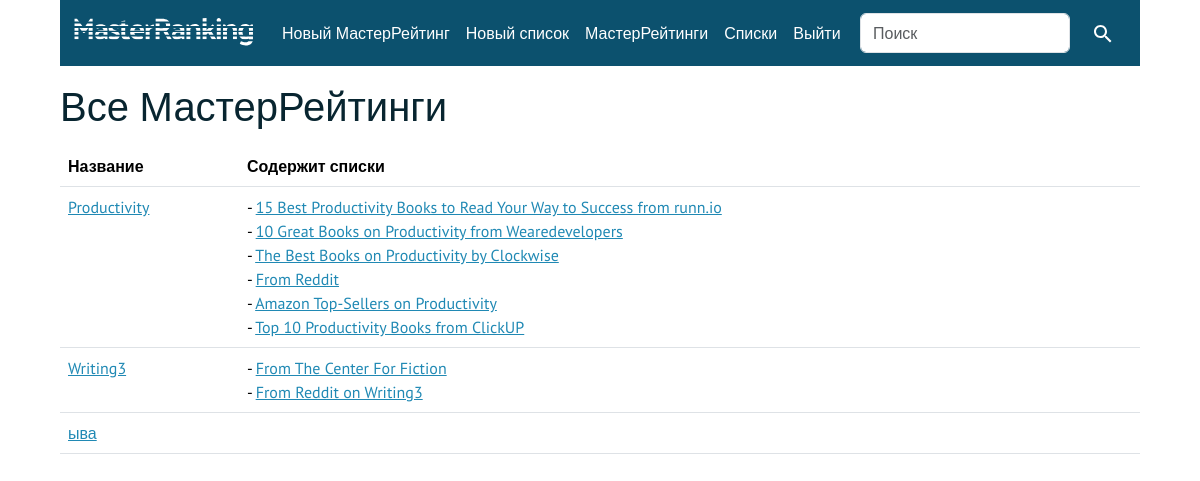
The page /masters (signed in) on the database its author committed.
### list/models.py (models this page shows, shortened)
class Master(models.Model):
    name = models.CharField(max_length=960)
    time = models.DateTimeField(auto_now_add=True, null=True)
    slug = models.SlugField(max_length=250, null=True, blank=True)
    user = models.ForeignKey(User, on_delete=models.CASCADE)
    class Meta:
        constraints = [
            models.UniqueConstraint(fields=['name', 'user'], name='У пользователя не должно быть несколько МастерРейтингов с одним названием'),
            models.UniqueConstraint(fields=['slug', 'user'], name='Слаг для МастерРейтинга должен быть уникальным')
        ]
    '''
    Related:
    list
    book_in_master
    author_in_master
    '''
    def __str__(self):
        return self.name

class List(models.Model):
    name = models.CharField(max_length=320)
    info = models.CharField(max_length=960, blank=True)
    url = models.URLField(max_length=560, blank=True)
    credibility = models.PositiveIntegerField(default=3)
    book_num = models.PositiveIntegerField(default=10)
    masters = models.ManyToManyField(Master, blank=True)
    places_matter = models.BooleanField()
    slug = models.SlugField(max_length=250, null=True, blank=True)
    user = models.ForeignKey(User, on_delete=models.CASCADE)
    class Meta:
        constraints = [
            models.UniqueConstraint(fields=['name', 'user'], name='У пользователя не дожно быть несколько списков с одним названием'),
            models.UniqueConstraint(fields=['slug', 'user'], name='Слаг для списка должен быть уникальным')
        ]
    def __str__(self):
        return self.name

### list/views.py (the view)
# urls.py: path("masters", views.masters, name="masters"),
@login_required
def masters(request):
    masters = Master.objects.filter(user=request.user).order_by('name')
    return render(request, "list/masters.html", {
        "masters": masters,
    })

### list/templates/list/masters.html (shortened to what this page needs)
{% extends 'list/base.html' %}
{% block body %}
{% if masters.count > 0 %}
<h1>Все МастерРейтинги</h1>
<table class="table table-hover">
    <thead>
        <tr>
            <th scope="col">Название</th>
            <th scope="col">Содержит списки</th>
        </tr>
    </thead>
    <tbody>
        {% for master in masters %}
        <tr>
            <td><a href="{% url 'master' master.id master.slug %}">{{ master }}</a></td>
            <td> {% if master.list_set.count > 0 %}
                {% for list in master.list_set.all %}
                - <a href="{% url 'list' list.id list.slug %}">{{ list }}</a><br>
                {% endfor %}
                {% endif %}</td>
        </tr>
        {% endfor %}
    </tbody>
</table>
{% else %}
<br>
<h1>Вы еще не создали ни одного МастерРейтинга</h1><br>
<a class="btn btn-primary" href="{% url 'master_add' %}">Добавить МастерРейтинг</a>
{% endif %}
{% endblock %}

### list/static/list/style.css (style rules this page uses)
body { font-family: PT Sans, Arial, sans-serif; color: #082530; width: 90%; margin: 0 auto; }
a { color: #2089B4; }

### rows shown on the page
Master: name "Productivity"
List: name "15 Best Productivity Books to Read Your Way to Success from runn.io"
List: name "10 Great Books on Productivity from Wearedevelopers"
List: name "The Best Books on Productivity by Clockwise"
List: name "From Reddit"
List: name "Amazon Top-Sellers on Productivity"
List: name "Top 10 Productivity Books from ClickUP"
Master: name "Writing3"
List: name "From The Center For Fiction"
List: name "From Reddit on Writing3"
Master: name "ыва"
